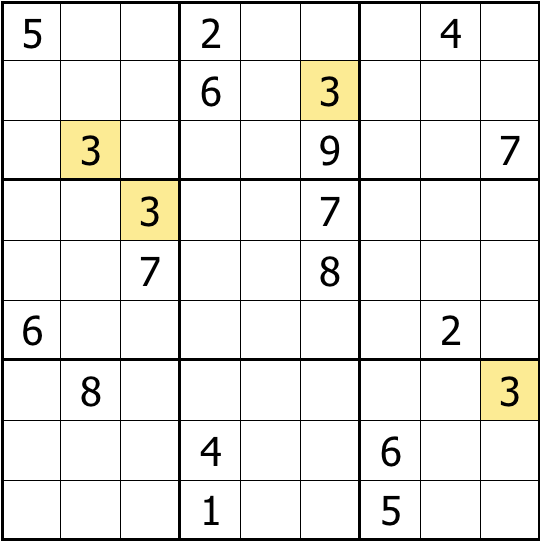
#> input picture Sudoku.png, 540 x 542 px
$ python lanedetection.py
#> lines starting #> are read from the running program, lines starting #| are printed output that depends on the picture
import cv2
import numpy as np

img = cv2.imread("Sudoku.png")
#> img is the input picture: shape (542, 540, 3); mean B, G, R 230.5, 234.2, 234.9
gray = cv2.cvtColor(img,cv2.COLOR_BGR2GRAY)
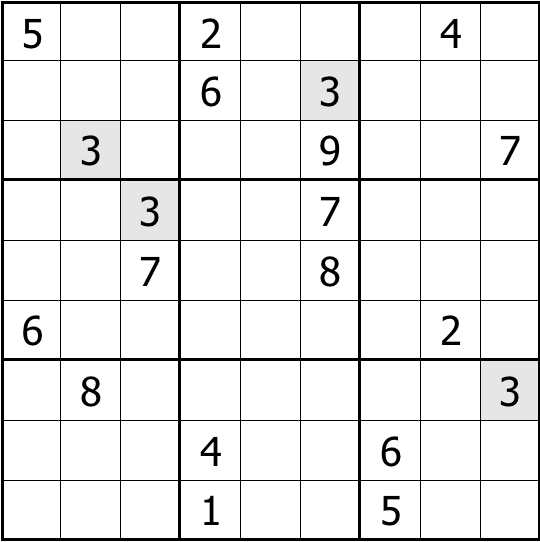
#> gray: shape (542, 540); min 0, max 255, mean 234
edges = cv2.Canny(gray, 75,150)
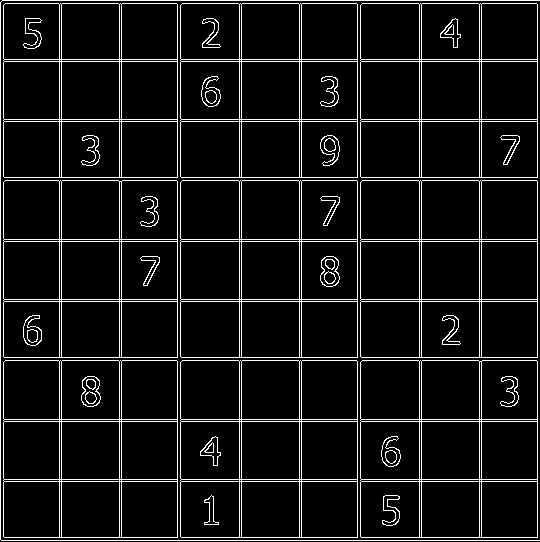
#> edges: shape (542, 540); 7.9% white in thin lines or dots
lines = cv2.HoughLinesP(edges,1,np.pi/180, 20, maxLineGap=250)
#> lines = 44 rows, first 6: [177, 540, 177, 0], [3, 540, 3, 0], [119, 540, 119, 0], [357, 540, 357, 0], [0, 421, 537, 421], [0, 59, 537, 59]
print(lines)
#> (printed output is left out)

for line in lines:
    x1, y1, x2, y2 = line[0]
    cv2.line(img,(x1,y1),(x2,y2),(0,255,0),3)
#> this loop made 44 passes
#> (x1, y1, x2, y2) on passes 1 to 12: (177, 540, 177, 0), (3, 540, 3, 0), (119, 540, 119, 0), (357, 540, 357, 0), (0, 421, 537, 421), (0, 59, 537, 59), (0, 419, 537, 419), (61, 540, 61, 0), (419, 540, 419, 0), (0, 479, 537, 479), (180, 540, 180, 0), (0, 360, 536, 360)
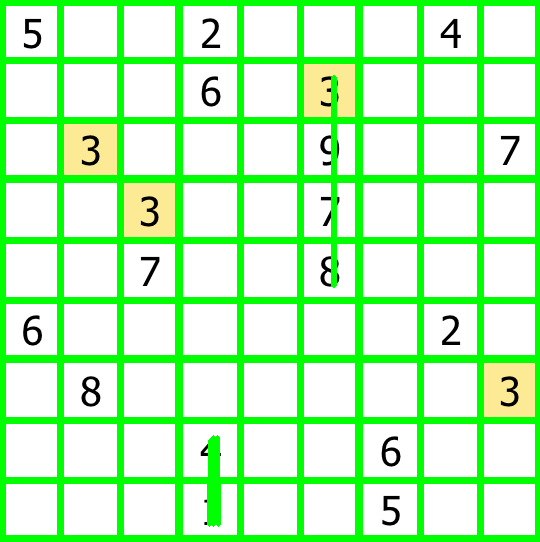
#> img: shape (542, 540, 3); mean B, G, R 184.6, 251.2, 188.1


cv2.imshow("Edges",edges)
cv2.imshow("Image",img)
cv2.waitKey(0)
cv2.destroyAllWindows()
